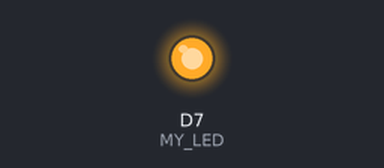
Recording of a sketch running on a simulated Particle Photon. Shown: output pins drawn as LEDs (lit = HIGH).

Above: at 0.15 s.
At 22.5 s:
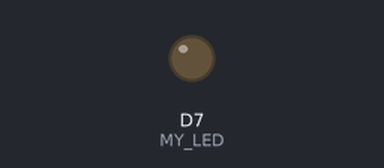
Timing chart, 0 to 24.7 s (numbered marks = the images above):
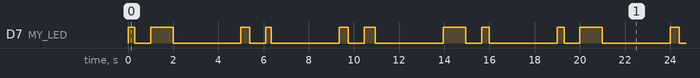

The sketch:

led-pin-d7.ino
```cpp
const pin_t MY_LED = D7;


SYSTEM_THREAD(ENABLED);

int ledToggle(String command)
{
    if (command.equals("on"))
    {
        digitalWrite(MY_LED, HIGH);
        return 1;
    }
    else if (command.equals("off"))
    {
        digitalWrite(MY_LED, LOW);
        return 0;
    }
    else
    {

        return -1;
    }
}
void setup()
{

	pinMode(MY_LED, OUTPUT);

	Particle.function("led", ledToggle);

}


void loop()
{
	//m
	digitalWrite(MY_LED, HIGH);
    delay(300);
    digitalWrite(MY_LED, LOW);
    delay(700);
    digitalWrite(MY_LED, HIGH);
    delay(1000);
    digitalWrite(MY_LED, LOW);
    delay(3000);

	//e
    digitalWrite(MY_LED, HIGH);
    delay(400);
    digitalWrite(MY_LED, LOW);
    delay(700);
    digitalWrite(MY_LED, HIGH);
    delay(250);
    digitalWrite(MY_LED, LOW);
    delay(3000);
    //g
    digitalWrite(MY_LED, HIGH);
    delay(400);
    digitalWrite(MY_LED, LOW);
    delay(700);
    digitalWrite(MY_LED, HIGH);
    delay(500);
    digitalWrite(MY_LED, LOW);
    delay(3000);
	//a
	digitalWrite(MY_LED, HIGH);
    delay(1000);
    digitalWrite(MY_LED, LOW);
    delay(700);
    digitalWrite(MY_LED, HIGH);
    delay(350);
    digitalWrite(MY_LED, LOW);
    delay(3000);
}
```

Measured:
- by itself, D7 (MY_LED): repeats every 19.0 s: LOW 0.70 s, HIGH 1.0 s, LOW 3.0 s, HIGH 0.40 s, LOW 0.70 s, HIGH 0.25 s, LOW 3.0 s, HIGH 0.40 s, LOW 0.70 s, HIGH 0.50 s, LOW 3.0 s, HIGH 1.0 s, LOW 0.70 s, HIGH 0.35 s, LOW 3.0 s, HIGH 0.30 s
- by itself, everything shown: repeats every 19.0 s, in 16 steps
